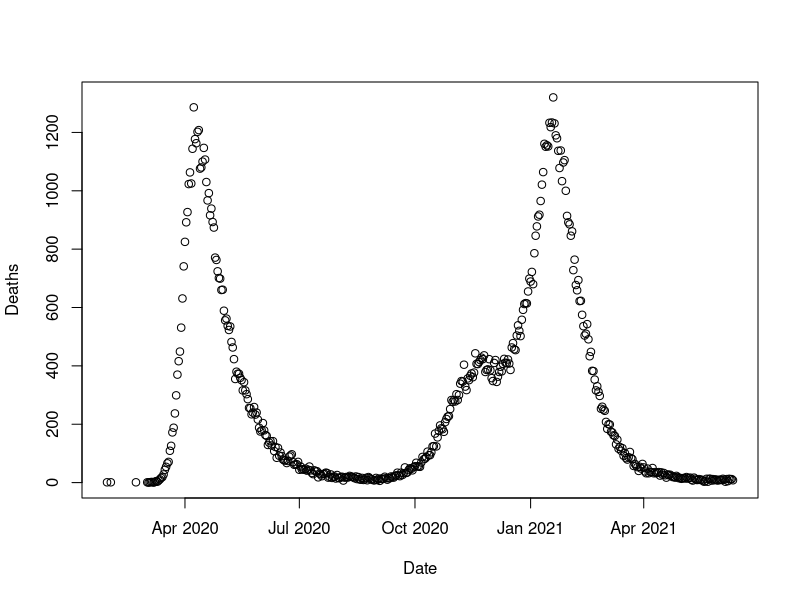
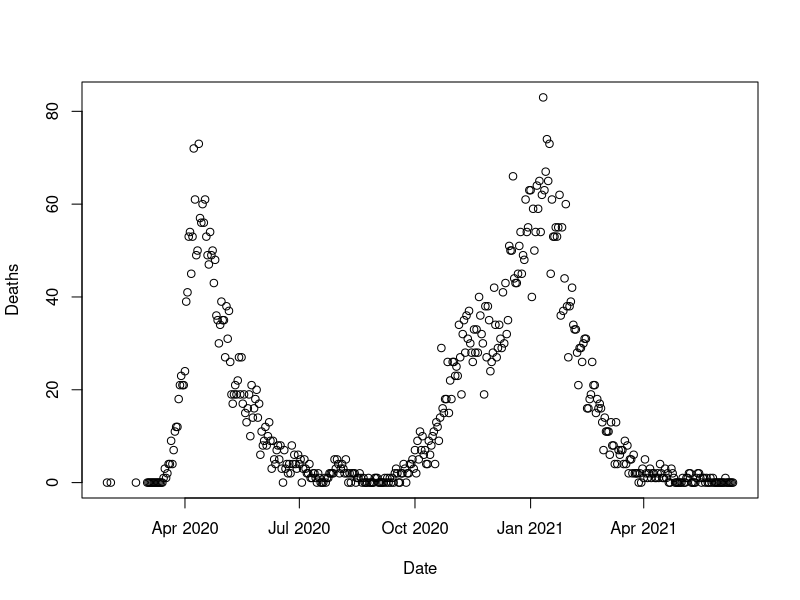
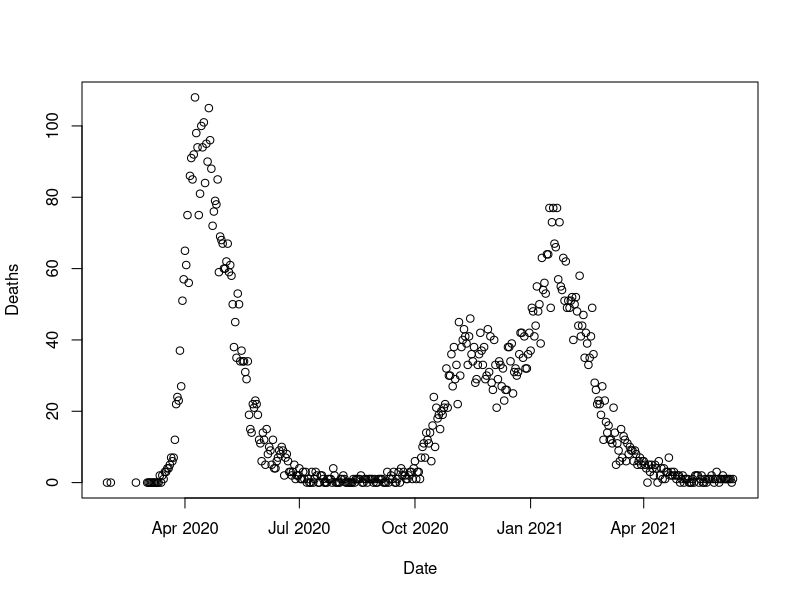
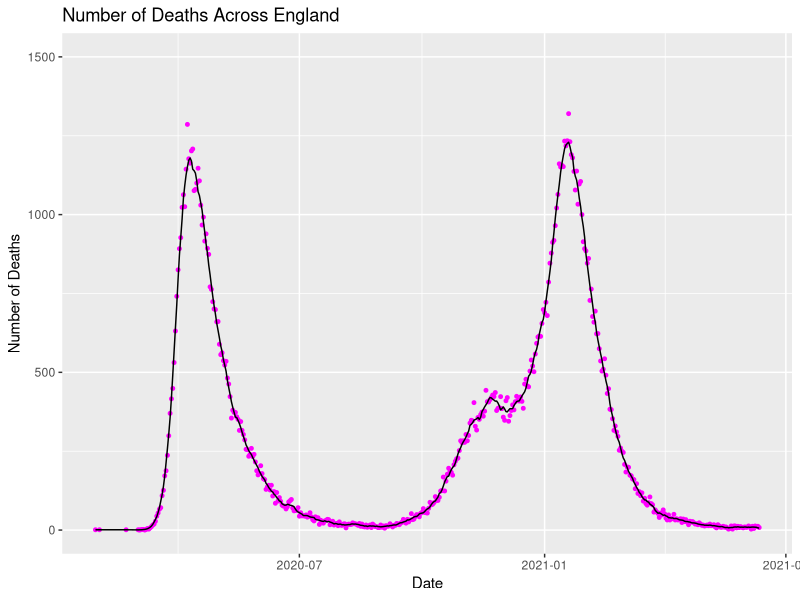
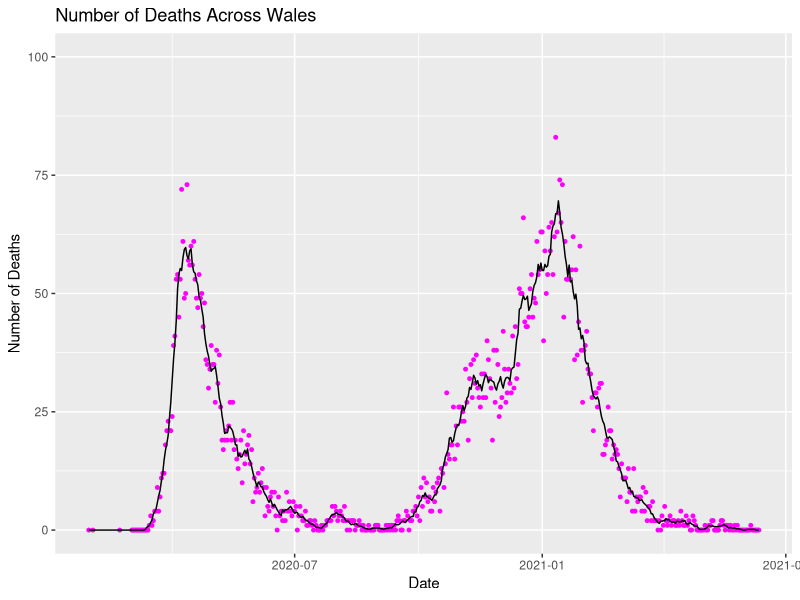
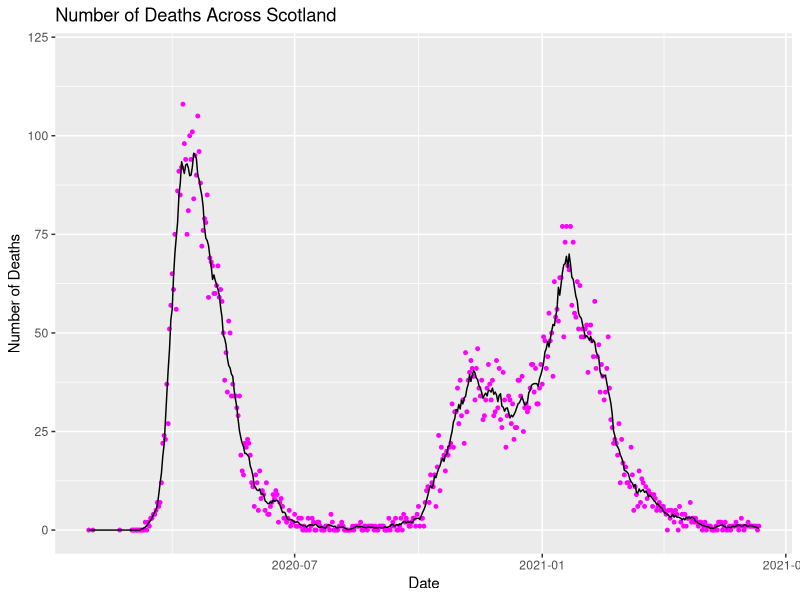

Source code (R) for these figures, in order:
library(lubridate)
library(ggplot2)

#Daily provisional non-cumulative figures on death occurrence where coronavirus 
#(COVID-19) was mentioned on the death certificate in the UK

death_occurence_2020=read.csv("2020 UK Daily Deaths.csv")
death_occurence_2020[,1]=as.Date(death_occurence_2020[,1],format = "%d/%m/%Y")
death_occurence_2021=read.csv("2021 UK Daily Deaths.csv")
death_occurence_2021[,1]=as.Date(death_occurence_2021[,1],format = "%d/%m/%Y")
head(death_occurence_2020)
head(death_occurence_2021)
death_occurence_2021$death_av=0
death_occurence_2021[1:10,]
death_occurence_2021_rem=na.omit(death_occurence_2021)

England=death_occurence_2021_rem[,c(1,4,17)]
Wales=death_occurence_2021_rem[,c(1,6,17)]
Scotland=death_occurence_2021_rem[,c(1,5,17)]

names(England)=c("Date","Deaths","Average")
names(Wales)=c("Date","Deaths","Average")
names(Scotland)=c("Date","Deaths","Average")

England$Average=England$Deaths
Wales$Average=Wales$Deaths
Scotland$Average=Scotland$Deaths

for (i in 4:dim(England)[1]) {
  if (i==4){England$Average[i]=sum(England$Deaths[4:7])/7
  Wales$Average[i]=sum(Wales$Deaths[4:7])/7
  Scotland$Average[i]=sum(Scotland$Deaths[4:7])/7}
  else if (i==5){England$Average[i]=sum(England$Deaths[4:8])/7
  Wales$Average[i]=sum(Wales$Deaths[4:8])/7
  Scotland$Average[i]=sum(Scotland$Deaths[4:8])/7}
  else if (i==6){England$Average[i]=sum(England$Deaths[4:9])/7
  Wales$Average[i]=sum(Wales$Deaths[4:9])/7
  Scotland$Average[i]=sum(Scotland$Deaths[4:9])/7}
  else if (i==(dim(England)[1]-2)){England$Average[i]=sum(England$Deaths[(dim(England)[1]-5):dim(England)[1]])/7
  Wales$Average[i]=sum(Wales$Deaths[(dim(England)[1]-5):dim(England)[1]])/7
  Scotland$Average[i]=sum(Scotland$Deaths[(dim(England)[1]-5):dim(England)[1]])/7}
  else if (i==(dim(England)[1]-1)){England$Average[i]=sum(England$Deaths[(dim(England)[1]-4):dim(England)[1]])/7
  Wales$Average[i]=sum(Wales$Deaths[(dim(England)[1]-4):dim(England)[1]])/7
  Scotland$Average[i]=sum(Scotland$Deaths[(dim(England)[1]-4):dim(England)[1]])/7}
  else if (i==dim(England)[1]){England$Average[i]=sum(England$Deaths[(dim(England)[1]-3):dim(England)[1]])/7
  Wales$Average[i]=sum(Wales$Deaths[(dim(England)[1]-3):dim(England)[1]])/7
  Scotland$Average[i]=sum(Scotland$Deaths[(dim(England)[1]-3):dim(England)[1]])/7}
  else {England$Average[i]=sum(England$Deaths[(i-3):(i+3)])/7
  Wales$Average[i]=sum(Wales$Deaths[(i-3):(i+3)])/7
  Scotland$Average[i]=sum(Scotland$Deaths[(i-3):(i+3)])/7}
}

plot(Deaths~Date ,England)
plot(Deaths~Date ,Wales)
plot(Deaths~Date ,Scotland)

EnglandDeaths=ggplot(England)
EnglandDeaths=EnglandDeaths + geom_point(aes(x=Date,y=Deaths),color="magenta",size=1)
EnglandDeaths=EnglandDeaths+labs(title="Number of Deaths Across England")
EnglandDeaths=EnglandDeaths+ylab("Number of Deaths")
EnglandDeaths=EnglandDeaths+geom_line(aes(x=Date,y=Average))
EnglandDeaths=EnglandDeaths+ylim(0,1500)
EnglandDeaths

WalesDeaths=ggplot(Wales)
WalesDeaths=WalesDeaths + geom_point(aes(x=Date,y=Deaths),color="magenta",size=1)
WalesDeaths=WalesDeaths+labs(title="Number of Deaths Across Wales")
WalesDeaths=WalesDeaths+ylab("Number of Deaths")
WalesDeaths=WalesDeaths+geom_line(aes(x=Date,y=Average))
WalesDeaths=WalesDeaths+ylim(0,100)
WalesDeaths

ScotlandDeaths=ggplot(Scotland)
ScotlandDeaths=ScotlandDeaths + geom_point(aes(x=Date,y=Deaths),color="magenta",size=1)
ScotlandDeaths=ScotlandDeaths+labs(title="Number of Deaths Across Scotland")
ScotlandDeaths=ScotlandDeaths+ylab("Number of Deaths")
ScotlandDeaths=ScotlandDeaths+geom_line(aes(x=Date,y=Average))
ScotlandDeaths=ScotlandDeaths+ylim(0,120)
ScotlandDeaths

